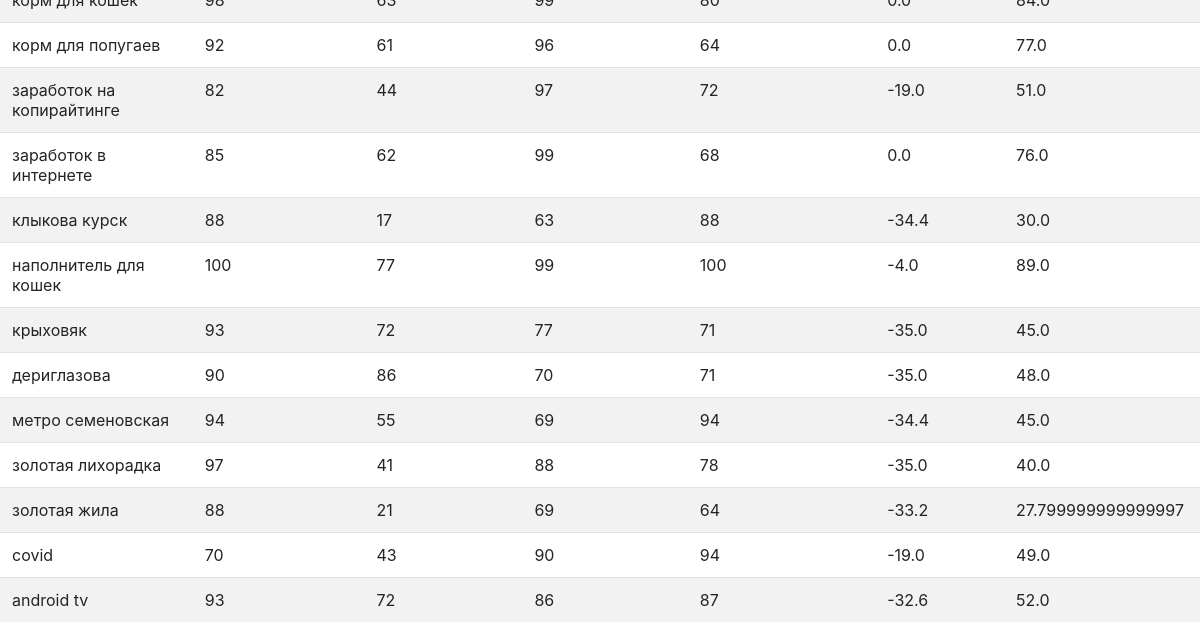
The app's page /main/results (lower part), older data.
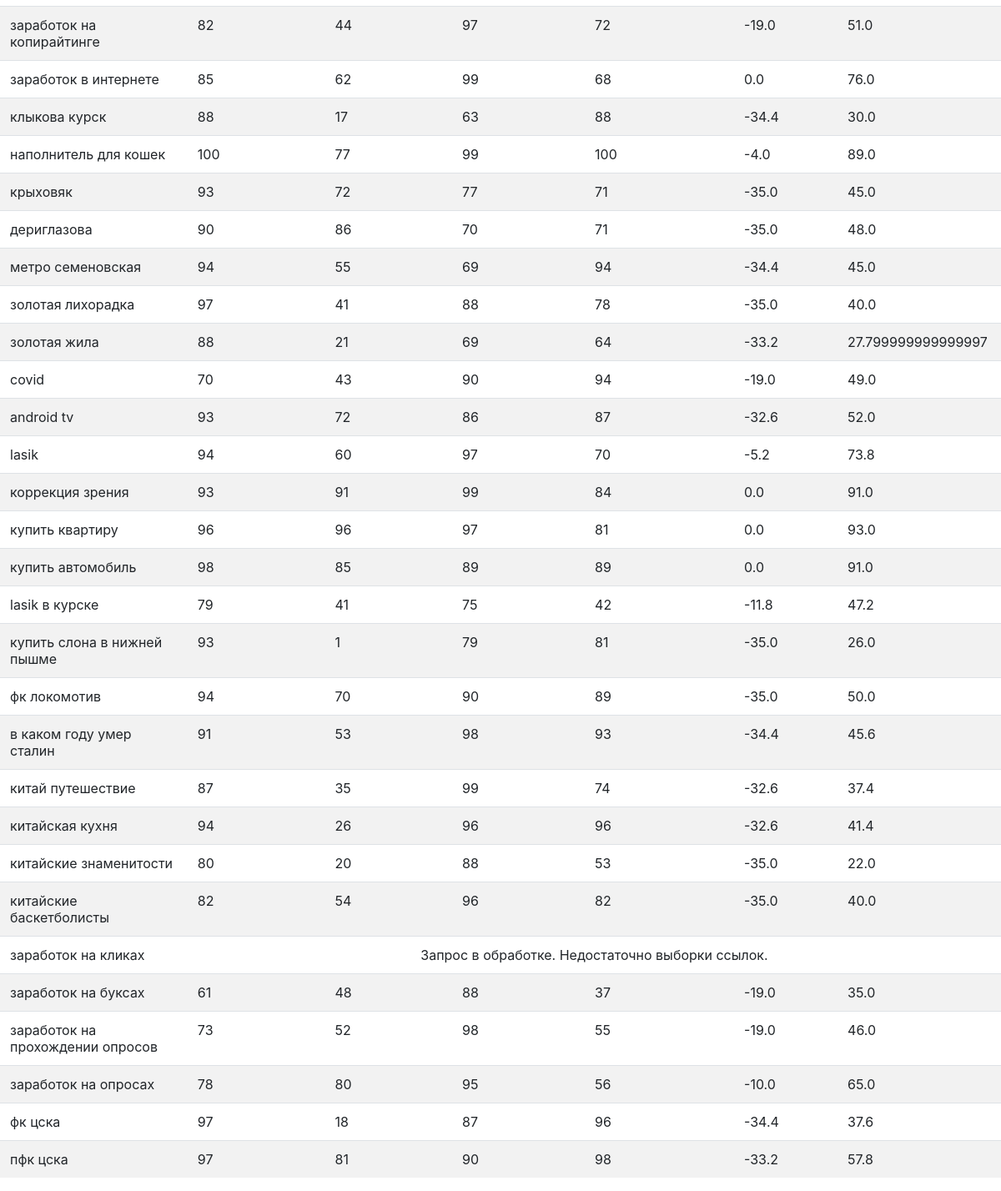
The same page, newer data.
### main/models.py (models this page shows, shortened)
class Request(models.Model):
    request = models.CharField(max_length=100)
    site_age_concurency = models.IntegerField(default=0)
    site_stem_concurency = models.IntegerField(default=0)
    site_volume_concurency = models.IntegerField(default=0)
    site_backlinks_concurency = models.IntegerField(default=0)
    site_total_concurency = models.FloatField(default=0)
    direct_upscale = models.FloatField(default=0)
    status = models.CharField(max_length=100, default='progress')

### main/views.py (the view)
# urls.py: path('results', views.results, name='publish_request_info'),
def results(request):
    all_requests_list = get_list_or_404(Request)
    context = {'all_requests_list': all_requests_list}
    return render(request, 'main/index.html', context)

### main/templates/main/index.html (shortened to what this page needs)
<html>
<head>
<link rel="stylesheet" href="https://cdn.jsdelivr.net/npm/bootstrap@4.5.3/dist/css/bootstrap.min.css">
</head>
<body>
{% if all_requests_list %}
<table class="table table-striped">
  <tbody>
  {% for request in all_requests_list %}
      {% if request.status == 'progress'  %}
          <tr>
          <td>{{ request.request }}</td>
          <td colspan="6" style="text-align: center">Запрос в обработке. Это может занять около минуты.</td>
          </tr>
          {% elif request.status == 'backlinks' %}
          <tr>
          <td>{{ request.request }}</td>
          <td colspan="6" style="text-align: center">Запрос в обработке. Недостаточно выборки ссылок.</td>
          </tr>
      {% else %}
    <tr>
      <td> {{ request.request }} </td>
      <td> {{ request.site_age_concurency }} </td>
      <td> {{ request.site_stem_concurency }} </td>
        <td>{{ request.site_volume_concurency }}</td>
      <td>{{ request.site_backlinks_concurency }}</td>
          <td>{{ request.direct_upscale }}</td>
      <td>{{ request.site_total_concurency }}</td>
        {% endif %}
    </tr>
    {% endfor %}
  </tbody>
</table>
{% endif %}
</body>
</html>

Row changes from the older to the newer data that the page shows:
no longer on this page (row unchanged): Request: request "корм для попугаев", site_age_concurency "92", site_stem_concurency "61", site_volume_concurency "96", site_backlinks_concurency "64", direct_upscale "0.0", site_total_concurency "77.0"
added Request: request "lasik", site_age_concurency "94", site_stem_concurency "60", site_volume_concurency "97", site_backlinks_concurency "70", direct_upscale "-5.2", site_total_concurency "73.8"
added Request: request "коррекция зрения", site_age_concurency "93", site_stem_concurency "91", site_volume_concurency "99", site_backlinks_concurency "84", direct_upscale "0.0", site_total_concurency "91.0"
added Request: request "купить квартиру", site_age_concurency "96", site_stem_concurency "96", site_volume_concurency "97", site_backlinks_concurency "81", direct_upscale "0.0", site_total_concurency "93.0"
added Request: request "купить автомобиль", site_age_concurency "98", site_stem_concurency "85", site_volume_concurency "89", site_backlinks_concurency "89", direct_upscale "0.0", site_total_concurency "91.0"
added Request: request "lasik в курске", site_age_concurency "79", site_stem_concurency "41", site_volume_concurency "75", site_backlinks_concurency "42", direct_upscale "-11.8", site_total_concurency "47.2"
added Request: request "купить слона в нижней пышме", site_age_concurency "93", site_stem_concurency "1", site_volume_concurency "79", site_backlinks_concurency "81", direct_upscale "-35.0", site_total_concurency "26.0"
added Request: request "фк локомотив", site_age_concurency "94", site_stem_concurency "70", site_volume_concurency "90", site_backlinks_concurency "89", direct_upscale "-35.0", site_total_concurency "50.0"
added Request: request "в каком году умер сталин", site_age_concurency "91", site_stem_concurency "53", site_volume_concurency "98", site_backlinks_concurency "93", direct_upscale "-34.4", site_total_concurency "45.6"
added Request: request "китай путешествие", site_age_concurency "87", site_stem_concurency "35", site_volume_concurency "99", site_backlinks_concurency "74", direct_upscale "-32.6", site_total_concurency "37.4"
added Request: request "китайская кухня", site_age_concurency "94", site_stem_concurency "26", site_volume_concurency "96", site_backlinks_concurency "96", direct_upscale "-32.6", site_total_concurency "41.4"
added Request: request "китайские знаменитости", site_age_concurency "80", site_stem_concurency "20", site_volume_concurency "88", site_backlinks_concurency "53", direct_upscale "-35.0", site_total_concurency "22.0"
added Request: request "китайские баскетболисты", site_age_concurency "82", site_stem_concurency "54", site_volume_concurency "96", site_backlinks_concurency "82", direct_upscale "-35.0", site_total_concurency "40.0"
added Request: request "заработок на кликах"
added Request: request "заработок на буксах", site_age_concurency "61", site_stem_concurency "48", site_volume_concurency "88", site_backlinks_concurency "37", direct_upscale "-19.0", site_total_concurency "35.0"
added Request: request "заработок на прохождении опросов", site_age_concurency "73", site_stem_concurency "52", site_volume_concurency "98", site_backlinks_concurency "55", direct_upscale "-19.0", site_total_concurency "46.0"
added Request: request "заработок на опросах", site_age_concurency "78", site_stem_concurency "80", site_volume_concurency "95", site_backlinks_concurency "56", direct_upscale "-10.0", site_total_concurency "65.0"
added Request: request "фк цска", site_age_concurency "97", site_stem_concurency "18", site_volume_concurency "87", site_backlinks_concurency "96", direct_upscale "-34.4", site_total_concurency "37.6"
added Request: request "пфк цска", site_age_concurency "97", site_stem_concurency "81", site_volume_concurency "90", site_backlinks_concurency "98", direct_upscale "-33.2", site_total_concurency "57.8"
